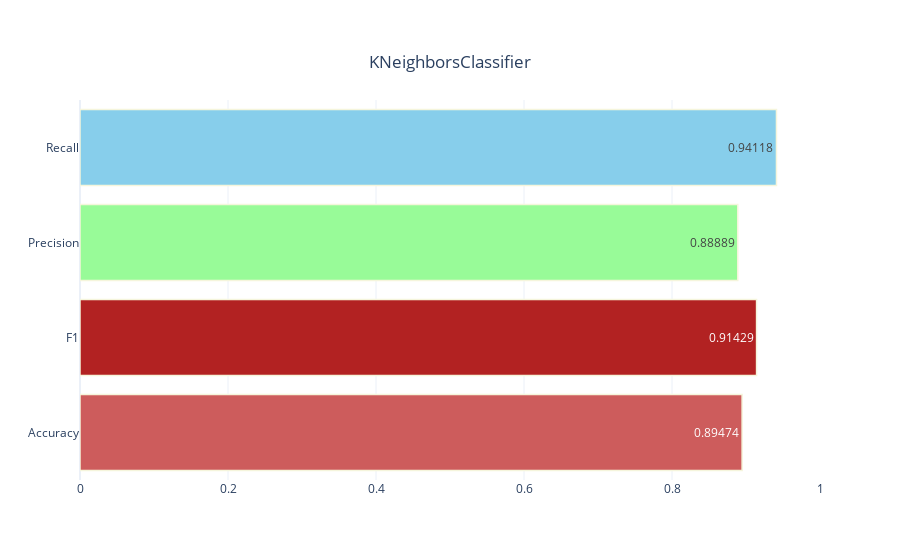

The cell this chart's notebook holds for it:
### Markdown cell above
## Visualize Results

### Code cell
results=pd.DataFrame({"Values":[accuracy,f1,precision,recall],
                     "Metrics":["Accuracy","F1","Precision","Recall"]})
fig=make_subplots(rows=1,cols=1)
fig.add_trace(go.Bar(x=[round(i,5) for i in results["Values"]],
                    y=results["Metrics"],
                    text=[round(i,5) for i in results["Values"]],orientation="h",textposition="inside",name="Values",
                    marker=dict(color=["indianred","firebrick","palegreen","skyblue","plum"],line_color="beige",line_width=1.5)),row=1,col=1)
fig.update_layout(title={'text': model.__class__.__name__ ,
                         'y':0.9,
                         'x':0.5,
                         'xanchor': 'center',
                         'yanchor': 'top'},
                  template='plotly_white')
fig.update_xaxes(range=[0,1], row = 1, col = 1)

iplot(fig)

### Figure 1 — Plotly figure (JSON) as saved in the notebook; plotly's stock layout.template omitted (floating-point values rounded to 4 significant figures)
{"data": [{"marker": {"color": ["indianred", "firebrick", "palegreen", "skyblue", "plum"], "line": {"color": "beige", "width": 1.5}}, "name": "Values", "orientation": "h", "text": ["0.89474", "0.91429", "0.88889", "0.94118"], "textposition": "inside", "type": "bar", "x": [0.8947, 0.9143, 0.8889, 0.9412], "xaxis": "x", "y": ["Accuracy", "F1", "Precision", "Recall"], "yaxis": "y"}], "layout": {"title": {"text": "KNeighborsClassifier", "x": 0.5, "xanchor": "center", "y": 0.9, "yanchor": "top"}, "xaxis": {"anchor": "y", "domain": [0, 1], "range": [0, 1]}, "yaxis": {"anchor": "x", "domain": [0, 1]}}}
